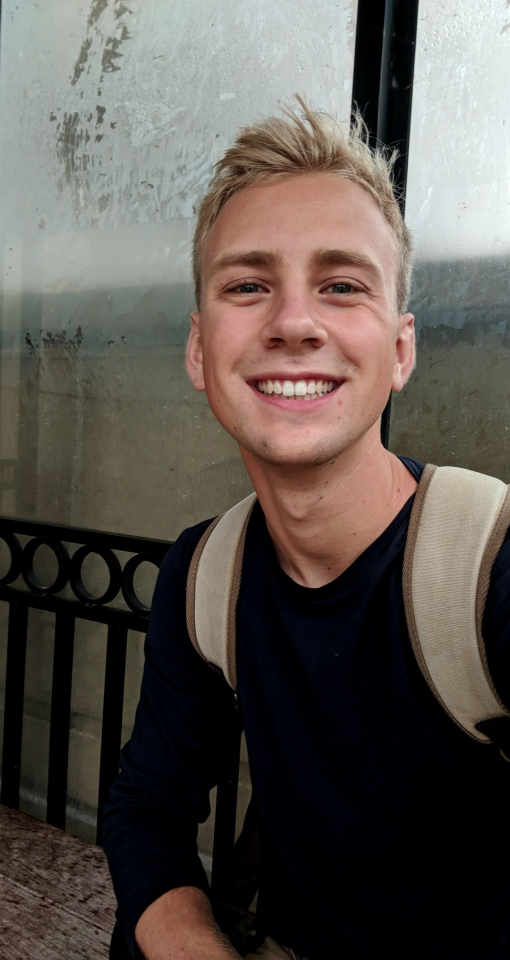
%> input picture pics/5.jpg, 1020 x 1920 px (shown at 1/2 size)
$ octave run.m   (GNU Octave 9; MATLAB toolbox functions it lacks are replaced by stand-ins)
%> lines starting %> are read from the running program, lines starting %| are printed output that depends on the picture
### detectFace.m
function [face,eyePos] = detectFace(img)

%I = imread('pics/7.jpg');
I = img;
%Return Face center x and y positions, and each side of the eyes x and y
%positions.

% For Face
faceDetect = vision.CascadeObjectDetector;
bbFace = step(faceDetect, I);

faceDetect.MergeThreshold = 10;

%Get Necessary Face positions
for i=1:size(bbFace,1)
    face = bbFace(i,:);
end


% [9 lines of commented-out code are left out]

eyeDetector = vision.CascadeObjectDetector('EyePairBig');
bbEyes = step(eyeDetector,I);

[x,y,z] = size(bbEyes);
eyes = bbEyes(x,:,:);


%Calculate edge of eye positions
x2 = eyes(1);
width = eyes(4)/2;

%Get x values for edge of eye positions
realx = x2 - width;
realx2 = x2 + width;
k = imcrop(I, eyes);

realx = int8(realx);
realx2 = int8(realx2);
% eyePos returns x values for edge of eye box, y value of center, height, and
% width
eyePos = [realx, realx2,eyes(2),eyes(3),eyes(4)];

### run.m
%% Clear workspace
fprintf('Clearing workspace\n');
clear
clc
%% Set parameters
fprintf('Setting paramters\n');
max_blur = 10;
max_width = 1000;
focal_plane = 0;
depth_map_sigma = 15;
ms_bandwidth = 0.2;
img_path = 'pics/5.jpg';

%% Load image
fprintf('Loading image\n');
img = imread(img_path);
%> img is the input picture: size 1920x1020x3 uint8; mean R, G, B 92.2, 85.4, 79.5
ratio = max_width/size(img,1);
%> ratio = 0.521
[x,y,z] = size(img);
%> x = 1920; y = 1020; z = 3
img = imresize(img, [x,y]*ratio );
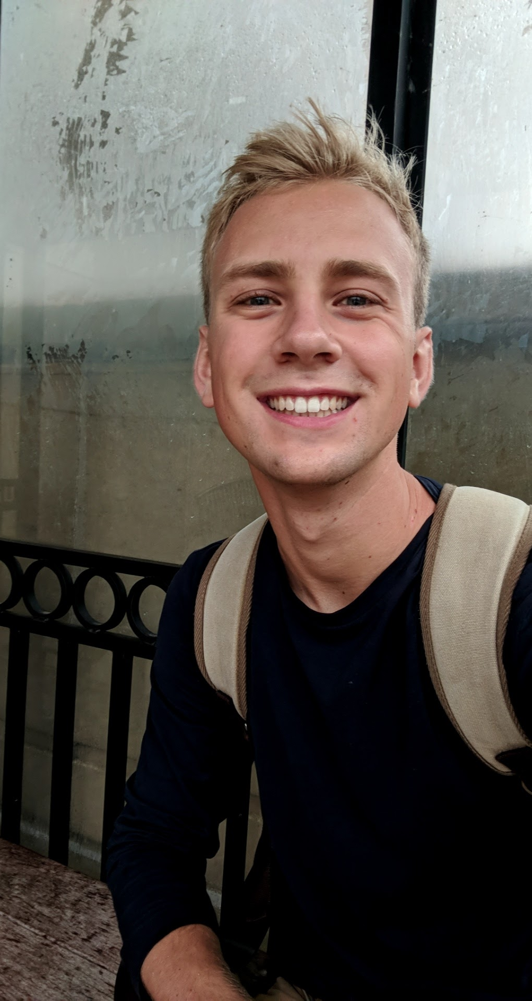
%> img: size 1001x532x3 uint8; mean R, G, B 92.2, 85.4, 79.6


%% Find face features
fprintf('Finding face features\n');
[f,eyes] = detectFace(img);
%> in detectFace, `bbFace = step(faceDetect, I);`: bbFace = [180 189 263 263]
%> the loop in detectFace, `for i=1:size(bbFace,1)` made 1 pass
%> the run ends on the next line
